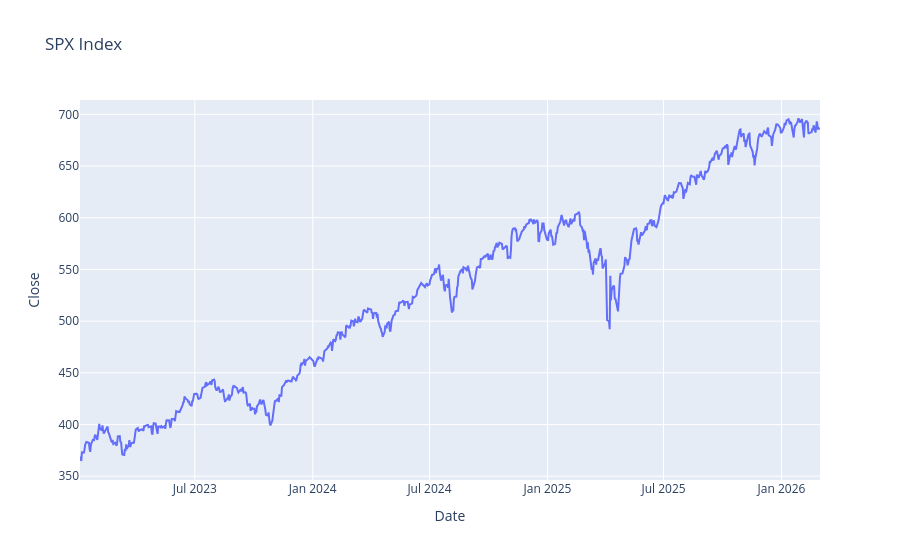
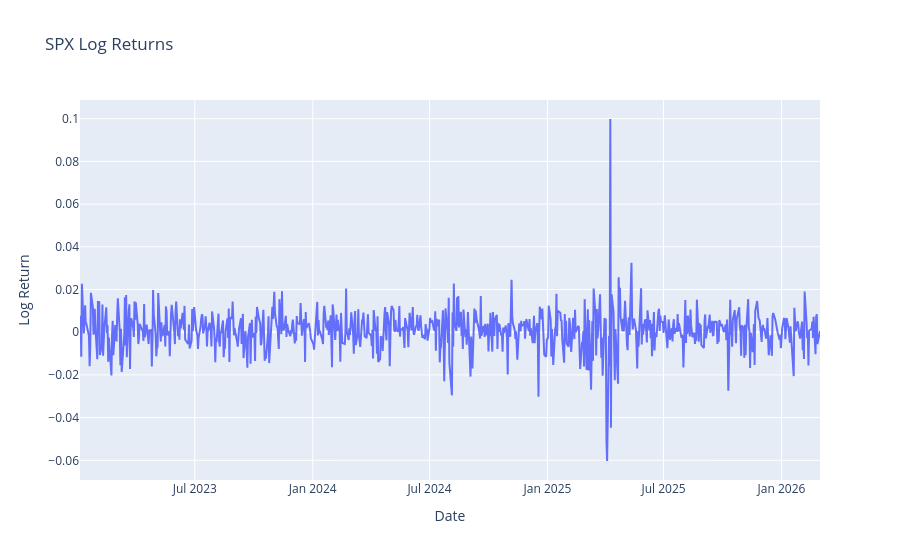

Here is the notebook cell these charts were saved with, in order:
### Code cell
# plot SPX Latest prices
fig = px.line(spy, y='Close', title='SPX Index')
fig.show()

# plot SPX Log Returns
fig = px.line(spy, y='Log Return', title='SPX Log Returns')
fig.show()

### Figure 1 — Plotly figure (JSON) as saved in the notebook; plotly's stock layout.template omitted (floating-point values rounded to 4 significant figures; data arrays with more than 128 entries replaced by an {"elided": "..."} marker saying what was removed)
{"data": [{"hovertemplate": "Date=%{x}<br>Close=%{y}<extra></extra>", "legendgroup": "", "line": {"color": "#636efa", "dash": "solid"}, "marker": {"symbol": "circle"}, "mode": "lines", "name": "", "orientation": "v", "showlegend": false, "type": "scatter", "x": {"elided": "792 str values"}, "xaxis": "x", "y": {"elided": "792 float values"}, "yaxis": "y"}], "layout": {"legend": {"tracegroupgap": 0}, "title": {"text": "SPX Index"}, "xaxis": {"anchor": "y", "domain": [0, 1], "title": {"text": "Date"}}, "yaxis": {"anchor": "x", "domain": [0, 1], "title": {"text": "Close"}}}}

### Figure 2 — Plotly figure (JSON) as saved in the notebook; plotly's stock layout.template omitted (floating-point values rounded to 4 significant figures; data arrays with more than 128 entries replaced by an {"elided": "..."} marker saying what was removed)
{"data": [{"hovertemplate": "Date=%{x}<br>Log Return=%{y}<extra></extra>", "legendgroup": "", "line": {"color": "#636efa", "dash": "solid"}, "marker": {"symbol": "circle"}, "mode": "lines", "name": "", "orientation": "v", "showlegend": false, "type": "scatter", "x": {"elided": "792 str values"}, "xaxis": "x", "y": {"elided": "792 float values"}, "yaxis": "y"}], "layout": {"legend": {"tracegroupgap": 0}, "title": {"text": "SPX Log Returns"}, "xaxis": {"anchor": "y", "domain": [0, 1], "title": {"text": "Date"}}, "yaxis": {"anchor": "x", "domain": [0, 1], "title": {"text": "Log Return"}}}}
